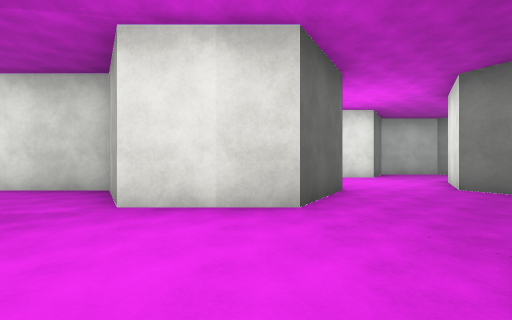
View 1 (above)

24 first-person views from a walk through a 3-D level made in the Unity game engine. The camera is 1.3 m above the floor, looks level and sees 85° across. The floor is counted in squares, 2 m on a side. Each view is taken from the middle of a square. On the plan, view 1 faces up. The plan holds only what a view shows up to about 9 squares ahead; the rest is blank. The place goes on beyond the plan. The player character is not drawn. Surface patterns are stand-ins for the level's own textures.

View 2
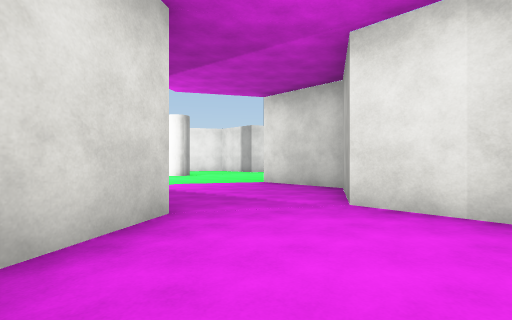

View 3
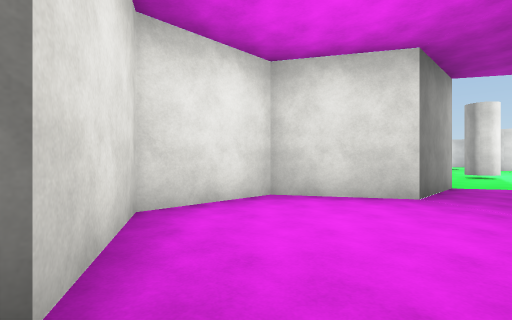

View 4
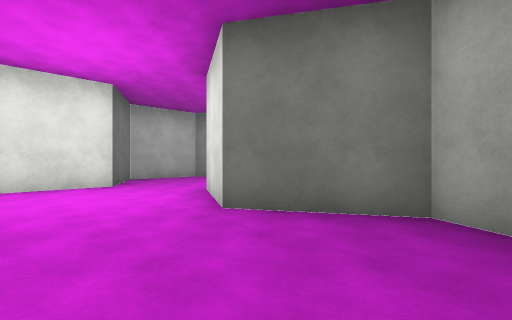

View 5
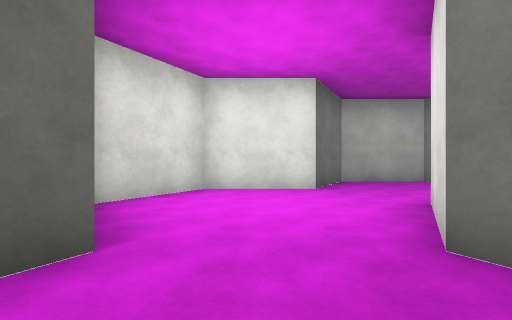

View 6
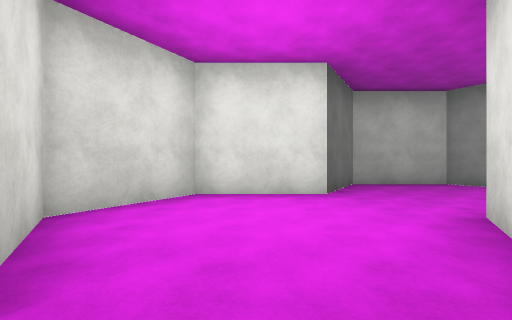

View 7
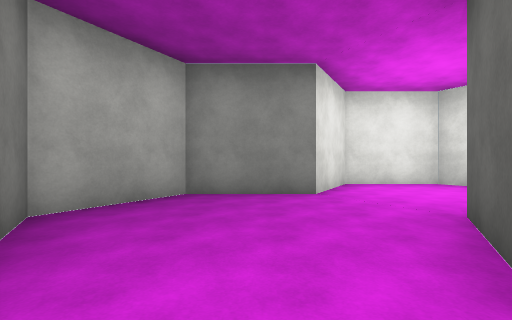

View 8
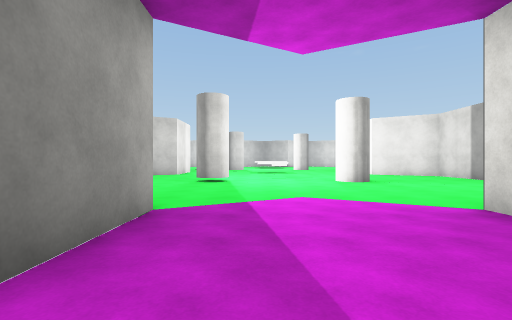

View 9
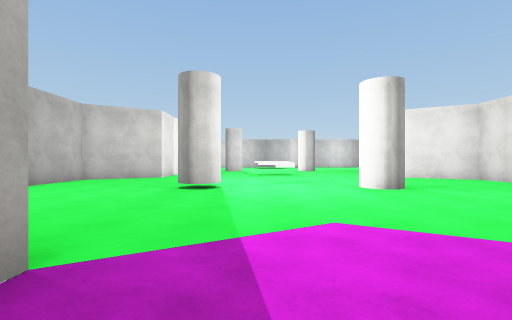

View 10
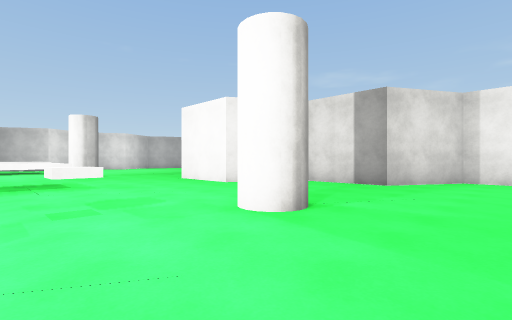

View 11
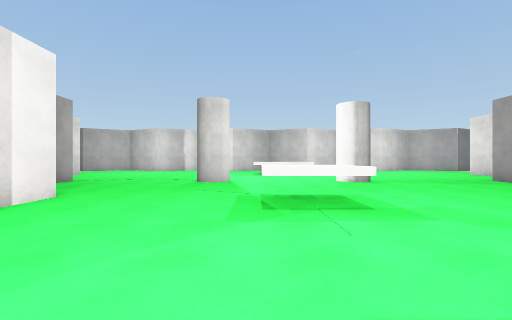

View 12
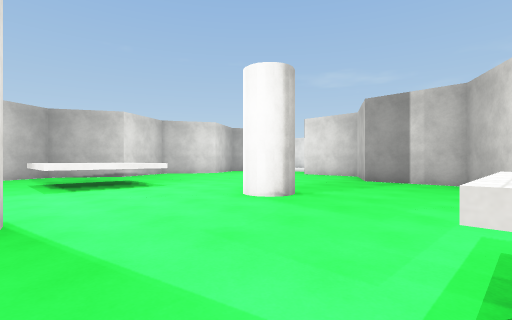

View 13
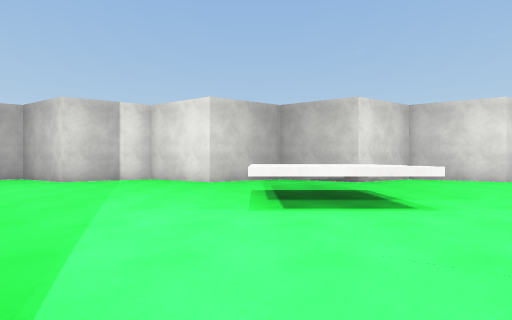

View 14
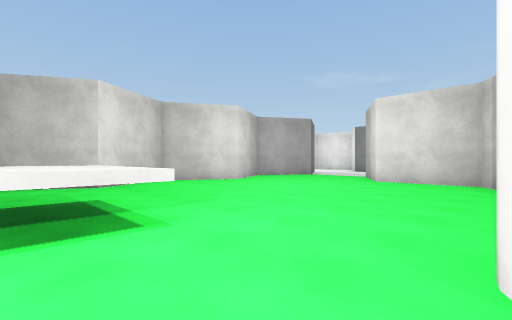

View 15
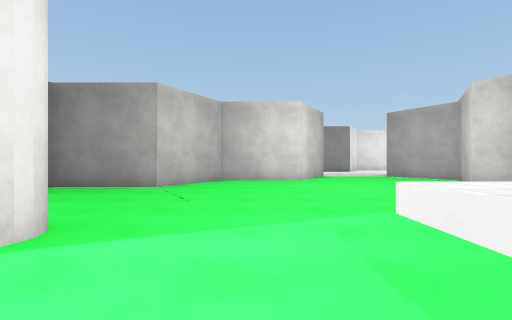

View 16
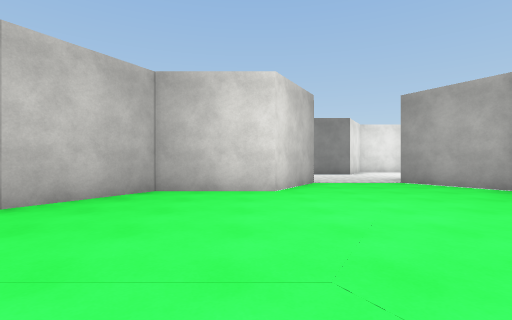

View 17
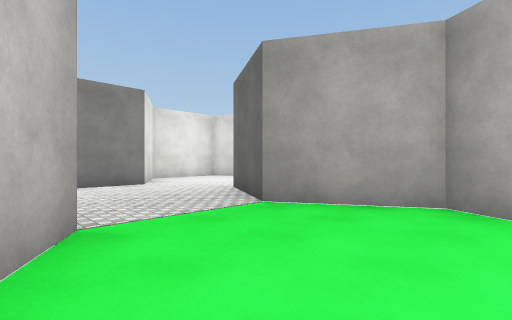

View 18
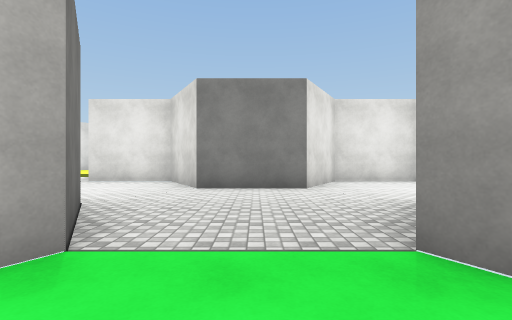

View 19
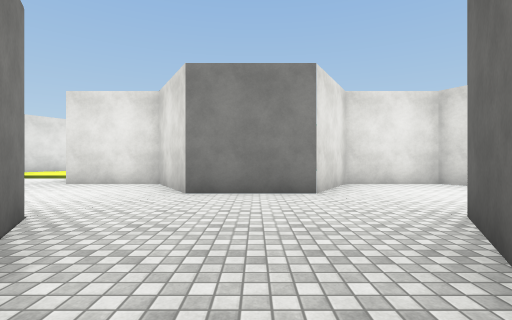

View 20
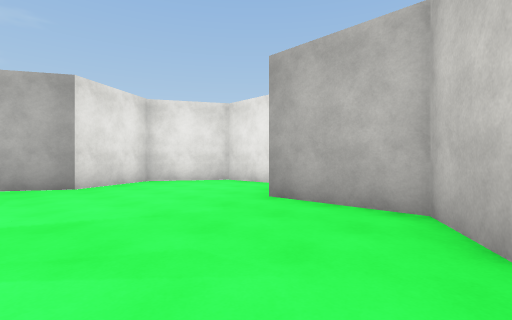

View 21
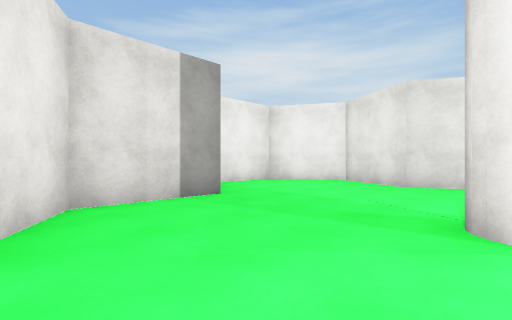

View 22
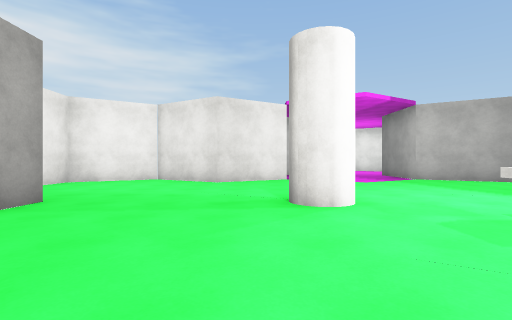

View 23
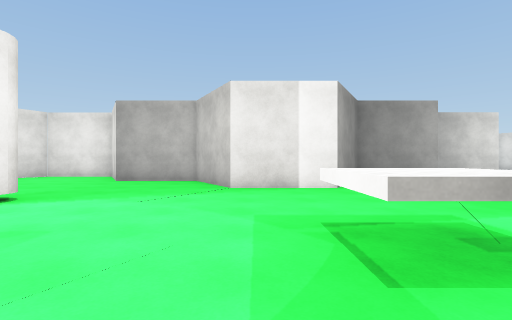

View 24
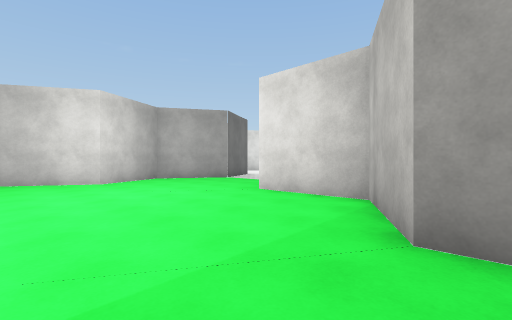

### Floor plan
Key: @ floor where view 1 was taken; # wall or solid block; x gap in a wall; . floor; ^ raised ledge.
Columns run from 30 left of view 1 to 7 right of it. Each row starts with its distance up from view 1.
 13   ....####          #####          ###
 12  #.......#          #...#          #..
 11  #.......####   ####....##     ####...
 10  #..........##  #........#     #......
  9 ##...........# ##.......#     ##......
  8 #.......................#     #.....#
  7 ##.................. ...##    ##...##
  6  #.......#.........##....####  #...#
  5  #..^^^.....................# ##...##
  4  ...^^^......^^.............###.....#
  3  #..^^^......^^....................##
  2  #.......#x........#.......#.......#
  1  #.......#..............####....####
  0  #......................#  #..@##
 -1  #...........####.......#   ####
 -2  #...........#  #.......##
 -3  #........###   ####.....#
 -4 ##.......#           ...#
 -5 #.....####           ####
 -6 ##...##
 -7  #...#
 -8 ##...##
 -9 #.....#
-10 ........
-11 ........
-12 ..###....
-13 .##  #....
-14 ##   ####.

Positions as (right, up) in squares from view 1, and headings:
1: (0, 0), facing up
2: (0, 0), facing up-left
3: (2, 3), facing down-left
4: (2, 3), facing up-right
5: (3, 4), facing up
6: (3, 5), facing up
7: (3, 7), facing down
8: (-2, 3), facing left
9: (-4, 3), facing left
10: (-8, 3), facing up-left
11: (-12, 3), facing left
12: (-17, 2), facing up-left
13: (-20, 3), facing left
14: (-21, 4), facing up-left
15: (-23, 4), facing down
16: (-24, 1), facing down
17: (-25, -4), facing down-left
18: (-27, -5), facing down
19: (-27, -6), facing down
20: (-14, 1), facing down-right
21: (-14, 6), facing up-right
22: (-15, 7), facing right
23: (-15, 6), facing down
24: (-20, 8), facing up-left
